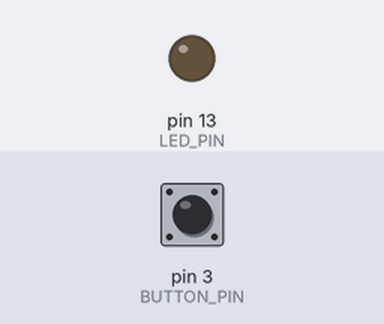
Bench run of a sketch on a simulated Arduino Uno, built with avr-gcc and run on an emulated ATmega328P. Shown: output pins drawn as LEDs (lit = HIGH). Dashed ring = blinking. The test bench sets the inputs (shaded band); at power-on: pin 3 (BUTTON_PIN) HIGH.

Above: at 1.2 s.
1.3 s: pin 3 (BUTTON_PIN) pulled LOW for 1 s
At 2.9 s:
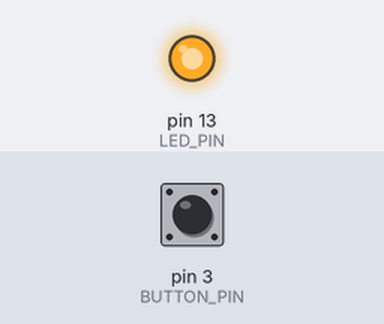
3.8 s: pin 3 (BUTTON_PIN) pulled LOW for 3.2 s
At 3.97 s:
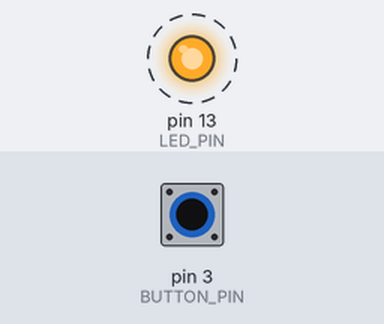
Timing chart, 0 to 8.5 s (numbered marks = the images above; inputs shaded):
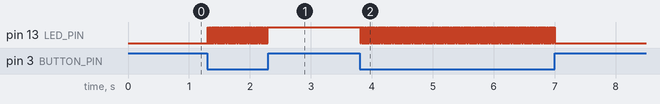

Measured:
- after the input at 1.3 s, pin 13 (LED_PIN): alternates HIGH for 0.01 s and LOW for 0.01 s, 99 changes in all, then stays HIGH, starting at once
- after the input at 3.8 s, pin 13 (LED_PIN): alternates HIGH for 0.01 s and LOW for 0.01 s, 319 changes in all, then stays LOW, starting at once

The sketch:

push_button_switch.ino
```cpp
#define BUTTON_PIN 3
#define LED_PIN 13


boolean buttonWasUp = true;
boolean ledEnabled = false;

void setup() {
    pinMode(LED_PIN, OUTPUT);
    pinMode(BUTTON_PIN, INPUT_PULLUP);
}

void loop() {
    boolean buttonIsUp = digitalRead(BUTTON_PIN);

    if (!buttonIsUp && buttonWasUp) {
        delay(10);
        buttonIsUp = digitalRead(BUTTON_PIN);

        if (!buttonIsUp) {
            ledEnabled = !ledEnabled;
            digitalWrite(LED_PIN, ledEnabled);
        }
    }
}
```
